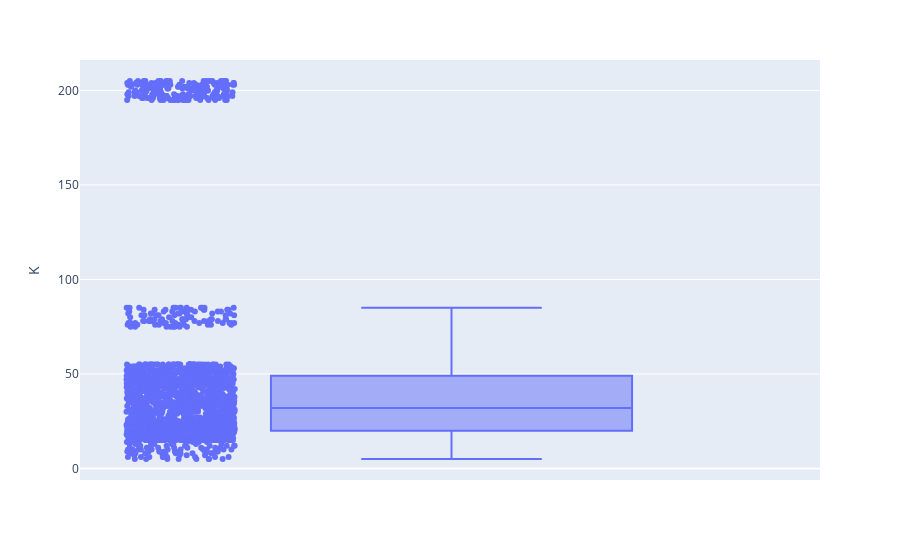

The cell this chart's notebook holds for it:
### Code cell
#ploting box plot for k
fig=px.box(crop_data,y='K',points='all')
fig.show()

### Figure 1 — Plotly figure (JSON) as saved in the notebook; plotly's stock layout.template omitted (floating-point values rounded to 4 significant figures; data arrays with more than 128 entries replaced by an {"elided": "..."} marker saying what was removed)
{"data": [{"alignmentgroup": "True", "boxpoints": "all", "hovertemplate": "K=%{y}<extra></extra>", "legendgroup": "", "marker": {"color": "#636efa"}, "name": "", "notched": false, "offsetgroup": "", "orientation": "v", "showlegend": false, "type": "box", "x0": " ", "xaxis": "x", "y": {"elided": "2200 int values"}, "y0": " ", "yaxis": "y"}], "layout": {"boxmode": "group", "legend": {"tracegroupgap": 0}, "margin": {"t": 60}, "xaxis": {"anchor": "y", "domain": [0, 1]}, "yaxis": {"anchor": "x", "domain": [0, 1], "title": {"text": "K"}}}}
